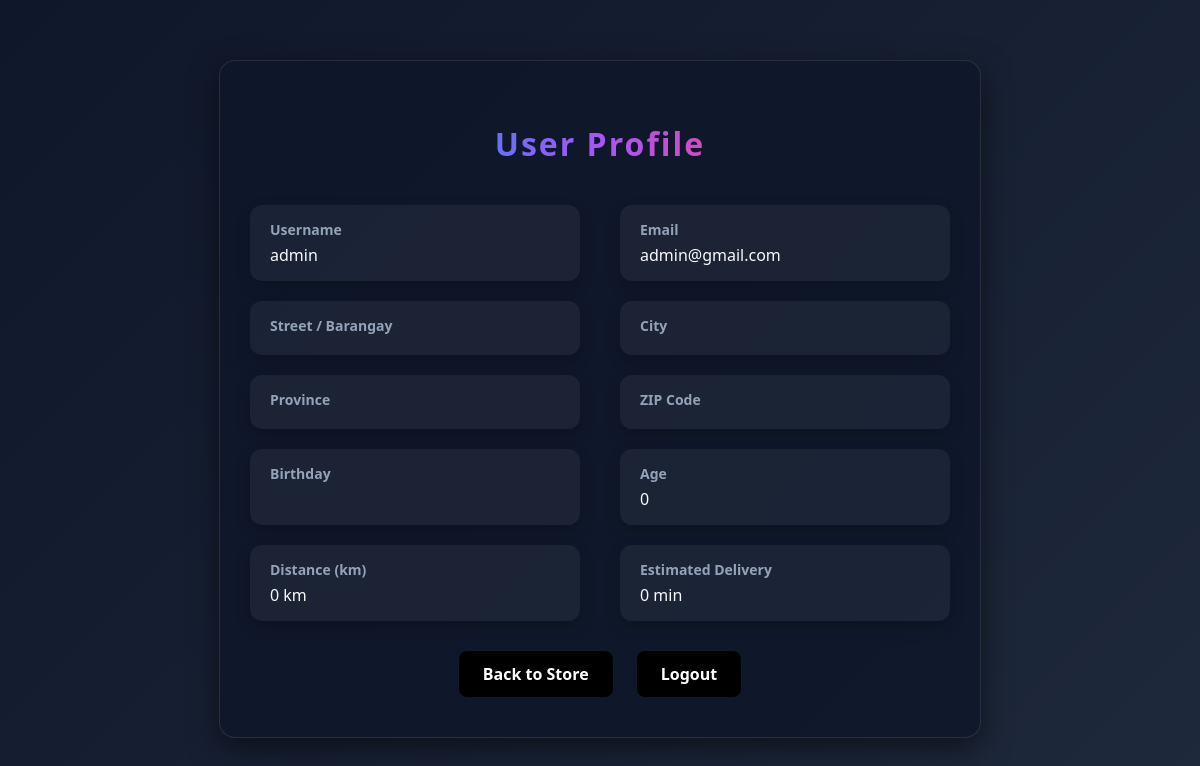
The app's page /profile.php (signed in) with its own data.
### tables this page shows
CREATE TABLE `users` (
  `id` int(11) NOT NULL,
  `username` varchar(50) NOT NULL,
  `email` varchar(100) NOT NULL,
  `password_hash` varchar(255) NOT NULL,
  `role` enum('customer','admin') DEFAULT 'customer',
  `street` varchar(255) NOT NULL,
  `city` varchar(100) NOT NULL,
  `province` varchar(100) NOT NULL,
  `zip` varchar(20) DEFAULT NULL,
  `birthday` date DEFAULT NULL,
  `age` int(11) NOT NULL,
  `created_at` timestamp NOT NULL DEFAULT current_timestamp(),
  `address` varchar(255) DEFAULT NULL,
  `distance_km` int(11) NOT NULL DEFAULT 0,
  `delivery_minutes` int(11) NOT NULL DEFAULT 0
);

### profile.php (the view, shortened to what this page needs)
<?php
require 'computer.php';
$user_id = $_SESSION['user_id'];
$stmt = $conn->prepare("SELECT username, email, street, city, province, zip, birthday, age, distance_km, delivery_minutes FROM users WHERE id = ?");
$stmt->bind_param("i", $user_id);
$stmt->execute();
$result = $stmt->get_result();
$user = $result->fetch_assoc();
?>
<!DOCTYPE html>
<html lang="en">
<head>
</head>
<body>
<div class="container">
    <h1>User Profile</h1>
    <div class="profile-info">
        <div><label>Username</label><span><?= htmlspecialchars($user['username']); ?></span></div>
        <div><label>Email</label><span><?= htmlspecialchars($user['email']); ?></span></div>
        <div><label>Street / Barangay</label><span><?= htmlspecialchars($user['street']); ?></span></div>
        <div><label>City</label><span><?= htmlspecialchars($user['city']); ?></span></div>
        <div><label>Province</label><span><?= htmlspecialchars($user['province']); ?></span></div>
        <div><label>ZIP Code</label><span><?= htmlspecialchars($user['zip']); ?></span></div>
        <div><label>Birthday</label><span><?= htmlspecialchars($user['birthday']); ?></span></div>
        <div><label>Age</label><span><?= $user['age']; ?></span></div>
        <div><label>Distance (km)</label><span><?= $user['distance_km']; ?> km</span></div>
        <div><label>Estimated Delivery</label><span><?= $user['delivery_minutes']; ?> min</span></div>
    </div>
    <div class="actions">
        <a href="store.php" class="store">Back to Store</a>
        <a href="logout.php" class="logout">Logout</a>
    </div>
</div>
</body>
</html>

### profile.php (style rules this page uses)
body { font-family: 'Segoe UI', sans-serif; margin:0; padding:0; background: linear-gradient(135deg, #0f172a, #1e293b); color:#f1f5f9; }
.container { max-width: 700px; margin: 60px auto; background: rgba(15,23,42,0.85); padding: 40px 30px; border-radius: 16px; box-shadow: 0 10px 30px rgba(0,0,0,0.5); border: 1px solid rgba(255,255,255,0.1); }
h1 { text-align:center; margin-bottom:40px; font-size:32px; background: linear-gradient(90deg,#22c55e,#3b82f6,#a855f7,#ec4899,#f59e0b); background-clip: text; -webkit-background-clip: text; -webkit-text-fill-color: transparent; letter-spacing:2px; }
.profile-info { display:grid; grid-template-columns:1fr 1fr; gap:20px 40px; }
.profile-info div { display:flex; flex-direction:column; background: rgba(255,255,255,0.05); padding: 15px 20px; border-radius: 12px; box-shadow: 0 6px 15px rgba(0,0,0,0.2); }
.profile-info label { font-weight:bold; color:#94a3b8; margin-bottom:5px; font-size:14px; }
.profile-info span { font-size:16px; color:#f8fafc; }
.actions { text-align:center; margin-top:30px; }
.actions a { display:inline-block; margin:0 10px; padding:12px 24px; border-radius:8px; font-weight:bold; text-decoration:none; transition:0.3s; }
.actions a.store { background: rgb(0, 0, 0); color:#fff; }
.actions a.logout { background: rgb(0, 0, 0); color:#fff; }

### records on screen
users: username "admin", email "admin@gmail.com", age "0", distance_km "0", delivery_minutes "0"
